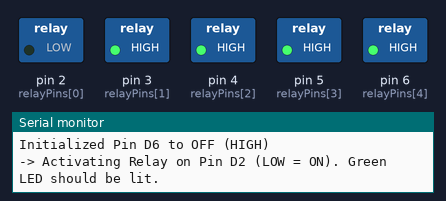
Recording of a sketch running on a simulated Arduino Uno, built with avr-gcc and run on an emulated ATmega328P. On the bench: switched loads named in the sketch (green lamp = pin HIGH), the last lines printed to the serial monitor.

Above: at 2.6 s.
At 5.7 s:
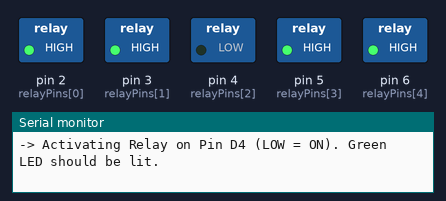
At 7.2 s:
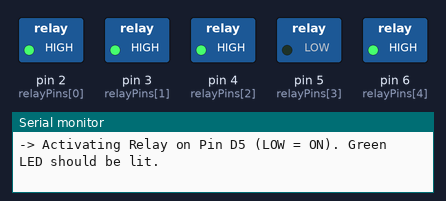
At 8.7 s:
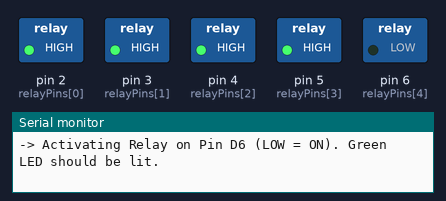
At 10.9 s:
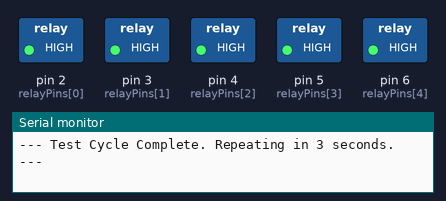
At 14.7 s:
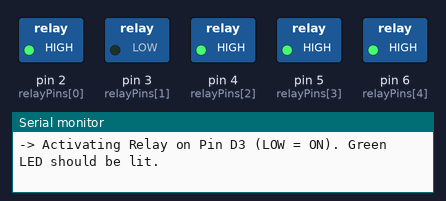
Timing chart, 0 to 15.9 s (numbered marks = the images above):
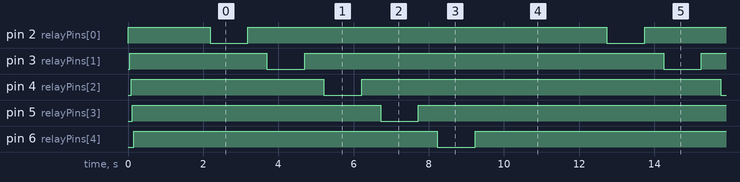

Measured:
- by itself, pin 2 (relayPins[0]), pin 3 (relayPins[1]), pin 4 (relayPins[2]), pin 5 (relayPins[3]), pin 6 (relayPins[4]): alternates HIGH for 9.5 s and LOW for 1.0 s
- by itself, everything shown: repeats every 10.6 s, in 10 steps

The sketch:

getData.ino
```cpp
/**
 * @file relay_test.ino
 * @brief Arduino Sketch for testing a 5-channel relay board.
 * * This sketch cycles through 5 digital pins (D4, D6, D8, D10, D12),
 * activating each connected relay for 1 second.
 * * NOTE: Most common relay modules are Active-LOW, meaning:
 * - LOW signal (GND) = Relay ON (Green LED lights up)
 * - HIGH signal (5V) = Relay OFF
 */

// Define the digital pins connected to the relay board IN pins.
const int relayPins[] = {2, 3, 4, 5, 6};
const int numRelays = sizeof(relayPins) / sizeof(relayPins[0]);

// Time in milliseconds to keep the relay ON (1 second)
const int activationTime = 1000;

void setup() {
  // Initialize Serial communication for debugging and status messages
  Serial.begin(9600);
  Serial.println("--- 5-Channel Relay Test Started ---");
  Serial.println("Relay logic: Active-LOW (LOW = ON)");

  // Initialize all relay pins as outputs and ensure they are all OFF (HIGH) initially.
  for (int i = 0; i < numRelays; i++) {
    pinMode(relayPins[i], OUTPUT);

    // Set HIGH to keep the relay initially OFF (Active-LOW logic)
    digitalWrite(relayPins[i], HIGH);

    Serial.print("Initialized Pin D");
    Serial.print(relayPins[i]);
    Serial.println(" to OFF (HIGH)");
  }

  delay(2000);
}

void loop() {
  // Loop through each relay pin in the array
  for (int i = 0; i < numRelays; i++) {
    int currentPin = relayPins[i];

    // 1. Activate the Relay (Set LOW for Active-LOW module)
    digitalWrite(currentPin, LOW);
    Serial.print("-> Activating Relay on Pin D");
    Serial.print(currentPin);
    Serial.println(" (LOW = ON). Green LED should be lit.");

    delay(activationTime);

    // 2. Deactivate the Relay (Set HIGH for Active-LOW module)
    digitalWrite(currentPin, HIGH);
    Serial.print("<- Deactivating Relay on Pin D");
    Serial.print(currentPin);
    Serial.println(" (HIGH = OFF). Green LED should be off.");

    delay(500);
  }

  Serial.println("--- Test Cycle Complete. Repeating in 3 seconds. ---");
  delay(3000);
}
```
